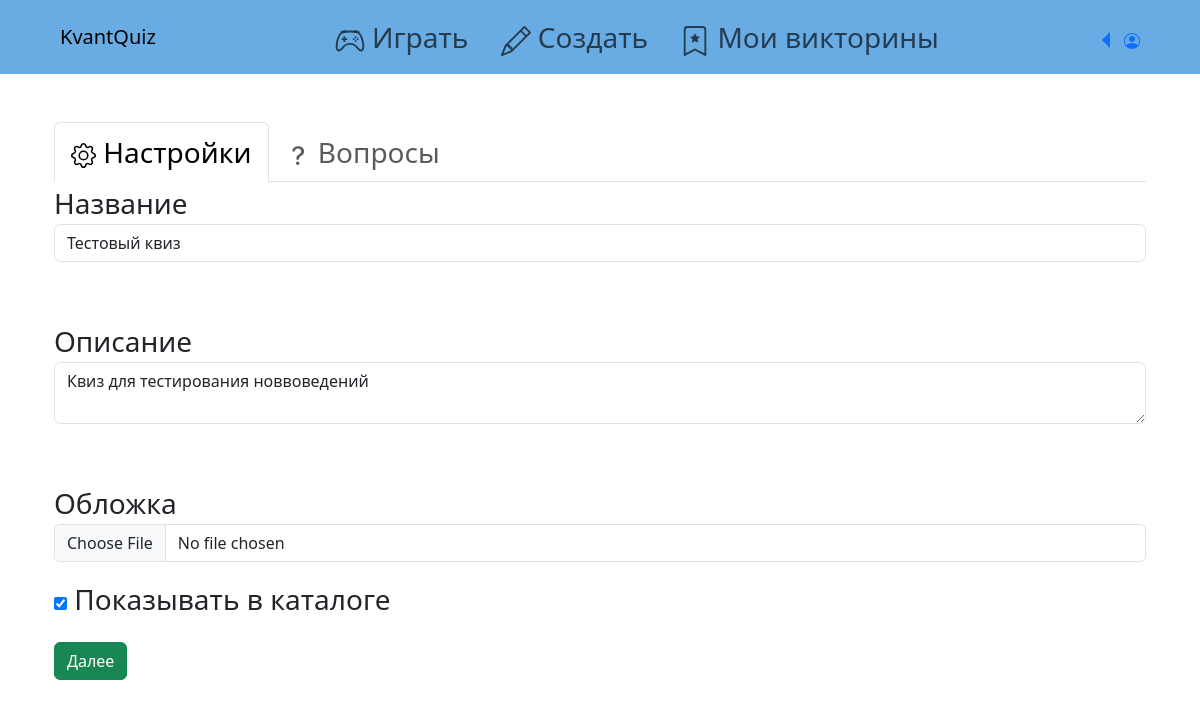
Page /new_quiz/1/settings (signed in) on the committed database.
### data/quizes.py (models this page shows)
class Quiz(SqlAlchemyBase):
    __tablename__ = 'quizes'
    id = sqlalchemy.Column(sqlalchemy.Integer, primary_key=True, autoincrement=True)
    title = sqlalchemy.Column(sqlalchemy.String, nullable=True)
    description = sqlalchemy.Column(sqlalchemy.Text)
    image = sqlalchemy.Column(sqlalchemy.Text, nullable=True)
    is_public = sqlalchemy.Column(sqlalchemy.Boolean, nullable=True)
    quiz = sqlalchemy.Column(sqlalchemy.JSON, nullable=True)
    user_id = sqlalchemy.Column(sqlalchemy.Integer, sqlalchemy.ForeignKey('users.id'))
    user = orm.relationship('User')

### server.py (the view, shortened to what this page needs)
@app.route('/new_quiz/<int:quiz_id>/settings', methods=['GET', 'POST'])
@login_required
def quiz_setting(quiz_id):
    form = NewQuizForm()
    if request.method == 'GET':
        sess = db_session.create_session()
        quiz = sess.query(Quiz).get(quiz_id)
        if quiz:
            form.title.data = quiz.title
            form.description.data = quiz.description
            form.is_public.data = quiz.is_public
        else:
            abort(404)
    return render_template('quiz_settings.html', form=form)

### forms/quiz.py
class NewQuizForm(FlaskForm):
    title = StringField('Название', validators=[DataRequired()])
    description = TextAreaField('Описание', validators=[DataRequired()])
    is_public = BooleanField('Показывать в каталоге')
    image = FileField('Обложка')
    submit = SubmitField('Далее')

### data/db_session.py (called while the page is built)
def create_session() -> Session:
    global __factory
    return __factory()

### server.py (called while the page is built)
@login_manager.user_loader
def load_user(user_id):
    sess = db_session.create_session()
    return sess.query(User).get(user_id)

### templates/quiz_settings.html (shortened to what this page needs)
{% extends "base.html" %}
{% block content %}
<div class="container mt-5">
    <ul class="nav nav-tabs">
        <li class="nav-item">
            <a class="nav-link active" aria-current="page" href="#">
                Настройки</a>
        </li>
        <li class="nav-item">
            <a class="nav-link disabled" href="#">
                Вопросы</a>
        </li>
    </ul>
    <form action="" method="post" enctype="multipart/form-data">
        <p>
            {{ form.title.label }}<br>
            {{ form.title(class="form-control") }}<br>
        </p>
        <p>
            {{ form.description.label }}<br>
            {{ form.description(class="form-control") }}<br>
        </p>
        <p>
            {{ form.image.label }}
            {{ form.image(type="file", class="form-control") }}
        </p>
        <p>{{ form.is_public() }} {{ form.is_public.label }}</p>
        {{ form.submit(type="submit", class="btn btn-success") }}
    </form>
</div>
{% endblock %}

### static/css/style.css (style rules this page uses)
body { font-size: 28px; }

### rows in the picture
Quiz: title "Тестовый квиз", description "Квиз для тестирования новвоведений", is_public "☑"
